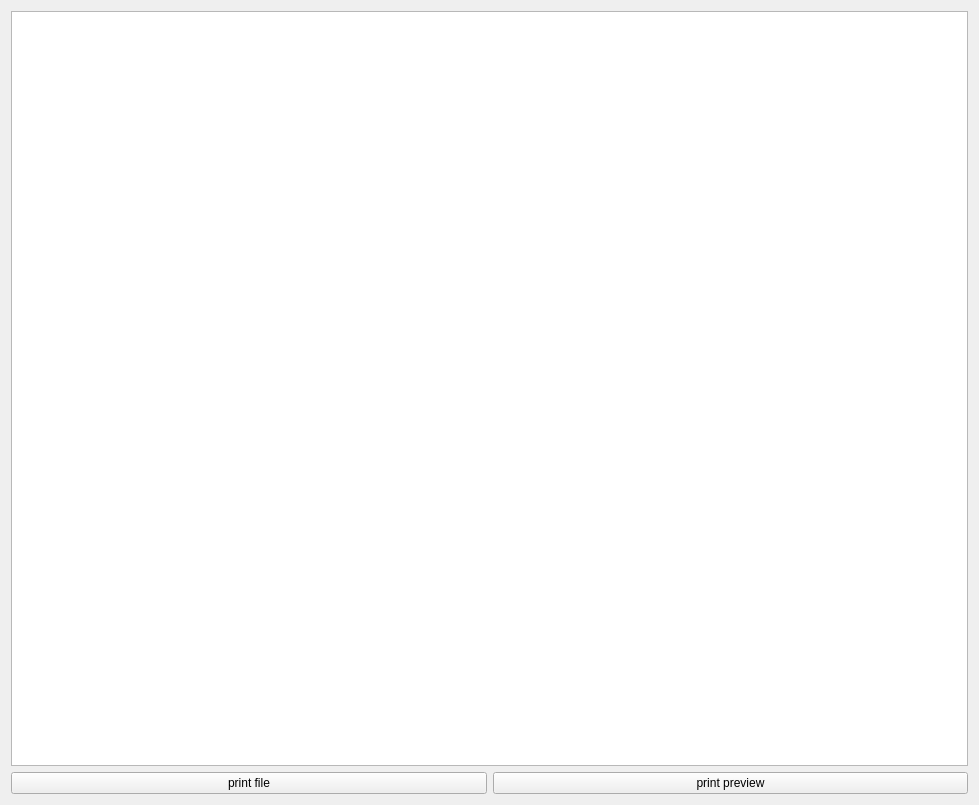
<?xml version="1.0" encoding="UTF-8"?>
<ui version="4.0">
 <class>Form</class>
 <widget class="QWidget" name="Form">
  <property name="geometry">
   <rect>
    <x>0</x>
    <y>0</y>
    <width>979</width>
    <height>805</height>
   </rect>
  </property>
  <property name="windowTitle">
   <string>Form</string>
  </property>
  <layout class="QVBoxLayout" name="verticalLayout_2">
   <item>
    <layout class="QVBoxLayout" name="verticalLayout">
     <item>
      <widget class="QTextEdit" name="textEdit"/>
     </item>
    </layout>
   </item>
   <item>
    <layout class="QHBoxLayout" name="horizontalLayout">
     <item>
      <widget class="QPushButton" name="file">
       <property name="text">
        <string>print file</string>
       </property>
      </widget>
     </item>
     <item>
      <widget class="QPushButton" name="preview">
       <property name="text">
        <string>print preview</string>
       </property>
      </widget>
     </item>
    </layout>
   </item>
  </layout>
 </widget>
 <resources/>
 <connections/>
</ui>
